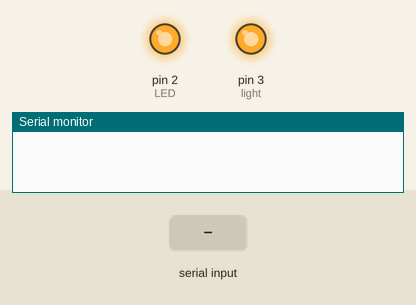
Simulated run of this sketch. Board: Arduino Uno, built with avr-gcc and run on an emulated ATmega328P. Parts: output pins drawn as LEDs (lit = HIGH), the last lines printed to the serial monitor. The test bench sets the inputs (shaded band).

Above: at 1.2 s.
1.3 s: "LED on" received over Serial
At 3.5 s:
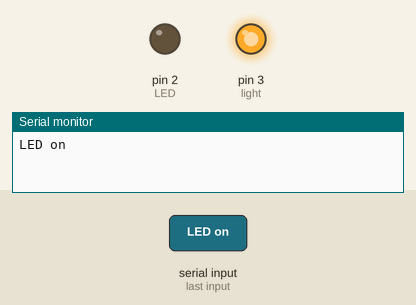
3.8 s: "light on" received over Serial
At 5.5 s:
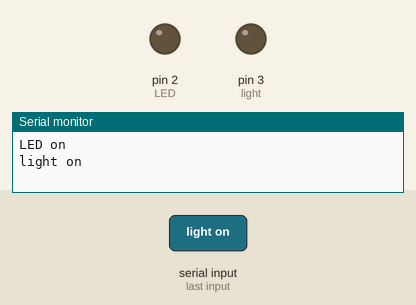
6.3 s: "LED off" received over Serial
At 8.5 s:
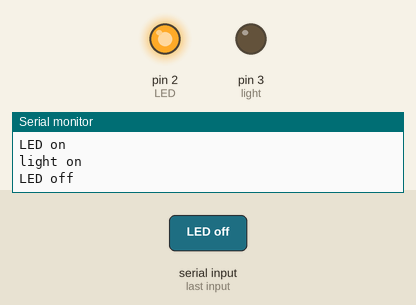
Timing chart, 0 to 10.0 s (numbered marks = the images above; inputs shaded):
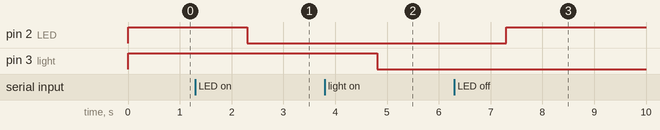

The sketch:

Voice_control_HA.ino
```cpp
#define LED 2
#define light 3

void setup() {
  // put your setup code here, to run once:
  Serial.begin(9600);
  pinMode(LED, OUTPUT);
  pinMode(light, OUTPUT);
  digitalWrite(LED, HIGH);
  digitalWrite(light, HIGH);
}

void loop() {
  // put your main code here, to run repeatedly:
  if(Serial.available() == 1)
  {
    String val = Serial.readString();
    Serial.println(val);
    if(val == "LED on")
    {
      digitalWrite(LED, LOW);
    }
    if(val == "LED off")
    {
      digitalWrite(LED, HIGH);
    }
    if(val == "light on")
    {
      digitalWrite(light, LOW);
    }
    if(val == "light off")
    {
      digitalWrite(light, HIGH);
    }
    if(val == "all on")
    {
      digitalWrite(LED, LOW);
      digitalWrite(light, LOW);
    }
    if(val == "all of")
    {
      digitalWrite(LED, HIGH);
      digitalWrite(light, HIGH);
    }
  }
}
```

Measured:
- after the input at 1.3 s, pin 2 (LED): HIGH → LOW after 1.0 s
- after the input at 3.8 s, pin 3 (light): HIGH → LOW after 1.0 s
- after the input at 6.3 s, pin 2 (LED): LOW → HIGH after 1.0 s
